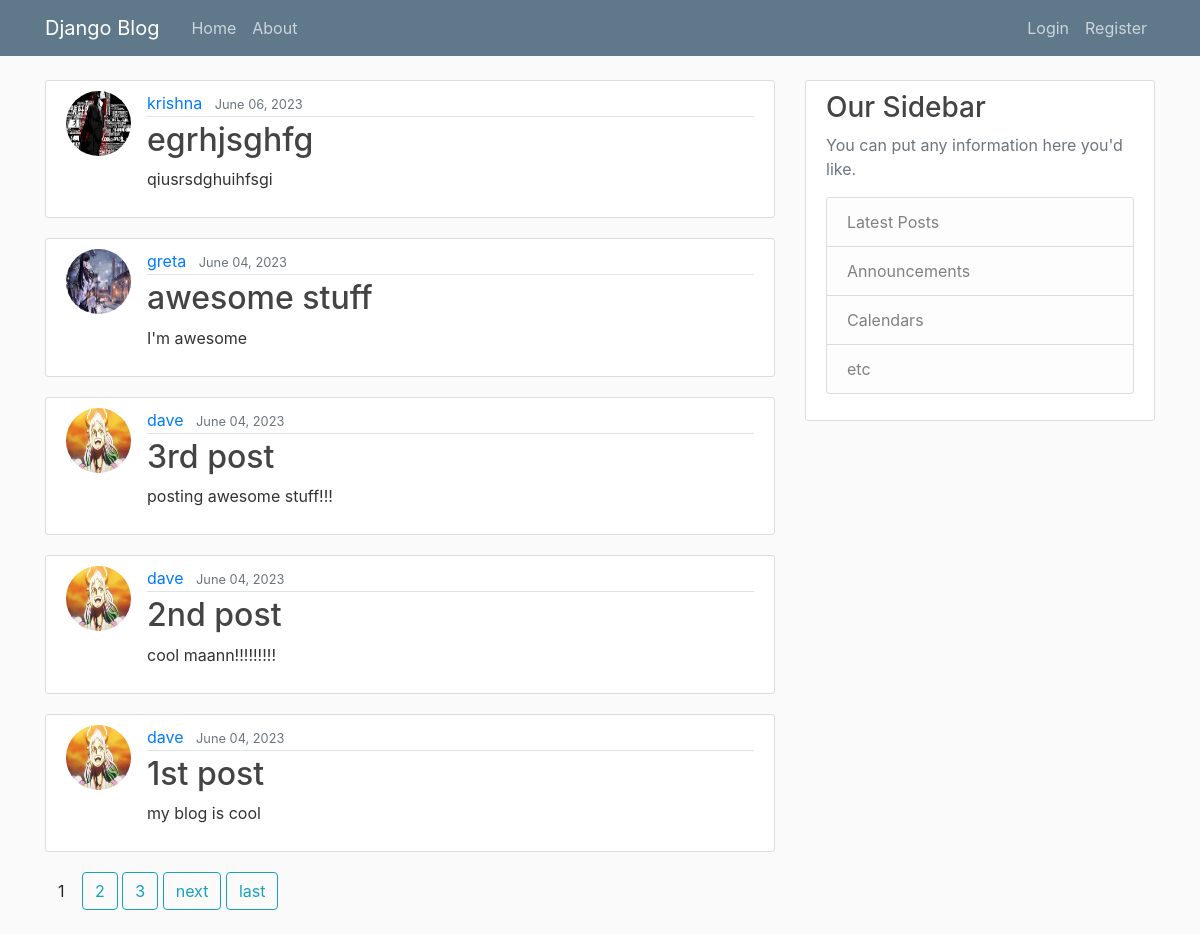
The page / on the database its author committed.
### pro/blog/models.py (models this page shows, shortened)
class Post(models.Model):
    title = models.CharField(max_length=100)
    content = models.TextField()
    date_posted = models.DateTimeField(default=timezone.now)
    author = models.ForeignKey(User,on_delete=models.CASCADE)
    likes = models.ManyToManyField(User, related_name='liked_posts')
    dislikes = models.ManyToManyField(User, related_name='disliked_posts')

### pro/users/models.py (models this page shows, shortened)
class Profile(models.Model):
    user=models.OneToOneField(User,on_delete=models.CASCADE)
    image = models.ImageField(default = 'default.jpg',upload_to='profile_pics')

### pro/blog/views.py (the view)
# urls.py: path("", PostListView.as_view(),name='blog-home'),
class PostListView(ListView):
    model = Post
    template_name = 'blog/home.html'
    context_object_name = 'posts'
    ordering = ['-date_posted']
    paginate_by = 5

### pro/blog/templates/blog/home.html (shortened to what this page needs)
{% extends "blog/base.html" %}
{% block content %}
    {%for post in posts %}
    <article class="media content-section">
      <img class ="rounded-circle article-img"src="{{ post.author.profile.image.url}}">
        <div class="media-body">
          <div class="article-metadata">
            <a class="mr-2" href="{% url 'user-posts' post.author.username %}">{{ post.author }}</a>
            <small class="text-muted">{{ post.date_posted|date:"F d, Y" }}</small>
          </div>
          <h2><a class="article-title" href="{%url 'post-detail' post.id %}">{{ post.title }}</a></h2>
          <p class="article-content">{{ post.content }}</p>
        </div>
      </article>
    {% endfor %}
    {% if is_paginated %}
    {% for num in page_obj.paginator.page_range %}
        {% if page_obj.number == num %}
            <a class="btn btn-solid-info mb-4" href="?page={{ num }}">{{ num }}</a>
        {% elif num > page_obj.number|add:'-3' and num < page_obj.number|add:'3' %}
            <a class="btn btn-outline-info mb-4" href="?page={{ num }}">{{ num }}</a>
        {% endif %}
    {% endfor %}
    {% if page_obj.has_next %}
        <a class="btn btn-outline-info mb-4" href="?page={{ page_obj.next_page_number }}">next</a>
        <a class="btn btn-outline-info mb-4" href="?page={{ page_obj.paginator.num_pages }}">last</a>
    {% endif %}
{% endif %}
{%endblock content%}

### pro/blog/static/blog/main.css (style rules this page uses)
body { background: #fafafa; color: #333333; margin-top: 5rem; }
h1, h2, h3, h4, h5, h6 { color: #444444; }
.content-section { background: #ffffff; padding: 10px 20px; border: 1px solid #dddddd; border-radius: 3px; margin-bottom: 20px; }
.article-title { color: #444444; }
.article-content { white-space: pre-line; }
.article-img { height: 65px; width: 65px; margin-right: 16px; }
.article-metadata { padding-bottom: 1px; margin-bottom: 4px; border-bottom: 1px solid #e3e3e3 }

### rows shown on the page
Post: author.profile.image (picture), author "krishna", date_posted "June 06, 2023", title "egrhjsghfg", content "qiusrsdghuihfsgi"
Post: author.profile.image (placeholder picture), author "greta", date_posted "June 04, 2023", title "awesome stuff", content "I'm awesome"
Post: author.profile.image (picture), author "dave", date_posted "June 04, 2023", title "3rd post", content "posting awesome stuff!!!"
Post: author.profile.image (picture), author "dave", date_posted "June 04, 2023", title "2nd post", content "cool maann!!!!!!!!!"
Post: author.profile.image (picture), author "dave", date_posted "June 04, 2023", title "1st post", content "my blog is cool"

### other values the page prints
{{ num }} "1"
{{ num }} "2" "3"
